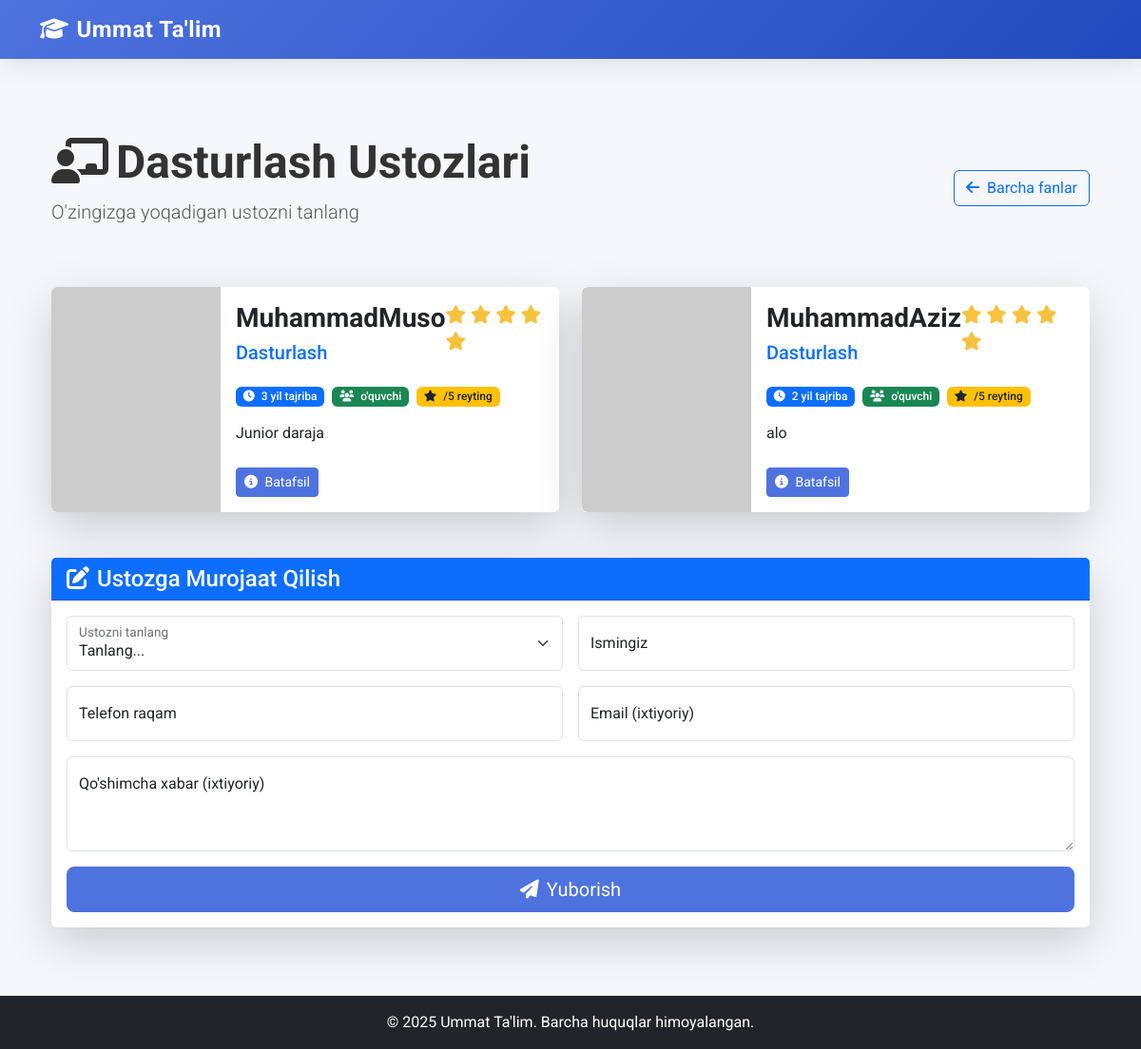
Page /fan/2/ on the earlier database version.
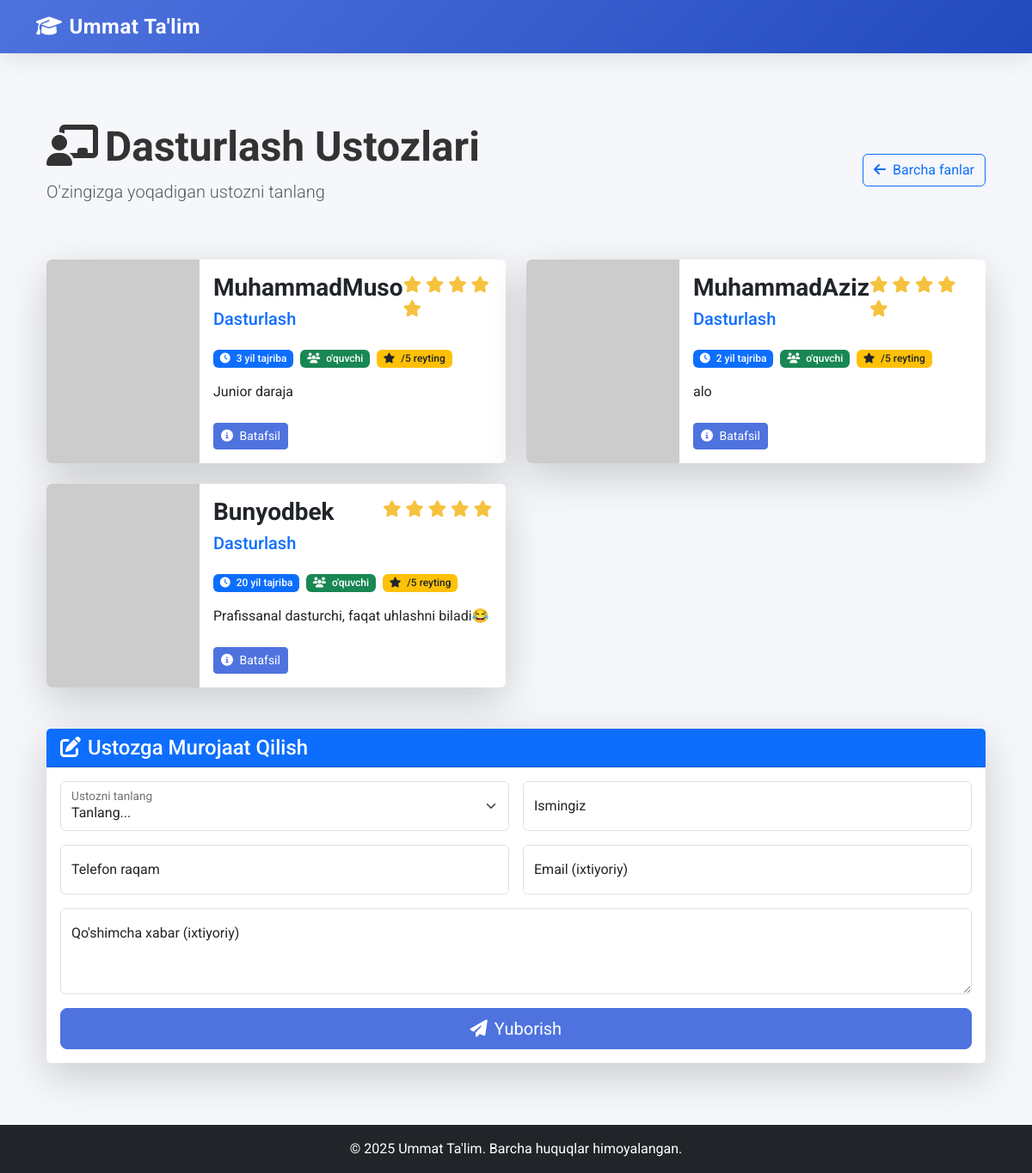
Same page on the later database version.
### core/models.py (models this page shows, shortened)
class Ustoz(models.Model):
    ism = models.CharField(max_length=100)
    tajriba_yil = models.IntegerField()
    daraja = models.IntegerField(help_text="Daraja qancha yuqori bo`lsa, shuncha yuqoriga chiqadi: ")
    tavsif = models.TextField()
    fan = models.ForeignKey(Fan, on_delete=models.CASCADE)
    rasm = models.ImageField(upload_to='ustoz_rasmlar/', blank=True, null=True)  # ⬅️ BU QO‘SHILADI

class Fan(models.Model):
    nomi = models.CharField(max_length=100)

### core/views.py (the view, shortened to what this page needs)
# urls.py: path('fan/<int:fan_id>/', ustozlar, name='ustozlar'),  # Har bir fan uchun ustozlar
def ustozlar(request, fan_id):
    fan = get_object_or_404(Fan, id=fan_id)
    ustozlar = fan.ustoz_set.all()
    context = {
        'fan': fan,
        'ustozlar': ustozlar
    }
    return render(request, 'core/ustozlar.html', context)

### core/templates/core/ustozlar.html (shortened to what the changed rows need)
{% extends 'core/base.html' %}
{% block content %}
<div class="container py-5">
    <div class="d-flex justify-content-between align-items-center mb-5">
        <div>
            <h1 class="display-5 fw-bold text-gradient-primary">
                <i class="fas fa-chalkboard-teacher me-2"></i>{{ fan.nomi }} Ustozlari
            </h1>
        </div>
    </div>
    <div class="row g-4">
        {% for ustoz in ustozlar %}
        <div class="col-lg-6">
            <div class="card teacher-card shadow-lg h-100">
                <div class="row g-0">
                    <div class="col-md-4">
                    <img src="{% if ustoz.rasm %}{{ ustoz.rasm.url }}{% else %}https://via.placeholder.com/300{% endif %}"
                        class="img-fluid rounded-start h-100"
                        alt="{{ ustoz.ism }}"
                        style="object-fit: cover;">
                    </div>
                    <div class="col-md-8">
                        <div class="card-body">
                            <div class="d-flex justify-content-between align-items-start">
                                <div>
                                    <h3 class="card-title fw-bold">{{ ustoz.ism }}</h3>
                                    <h5 class="text-primary">{{ ustoz.fan.nomi }}</h5>
                                </div>
                                <div class="star-rating" data-rating="{{ ustoz.daraja }}">
                                    {% for i in "12345" %}
                                        <i class="fas fa-star{% if forloop.counter > ustoz.daraja %} text-muted{% endif %}"></i>
                                    {% endfor %}
                                </div>
                            </div>
                            <div class="teacher-meta my-3">
                                <div class="d-flex flex-wrap gap-2">
                                    <span class="badge bg-primary">
                                        <i class="fas fa-clock me-1"></i> {{ ustoz.tajriba_yil }} yil tajriba
                                    </span>
                                    <span class="badge bg-success">
                                        <i class="fas fa-users me-1"></i> {{ ustoz.students_count }} o'quvchi
                                    </span>
                                    <span class="badge bg-warning text-dark">
                                        <i class="fas fa-star me-1"></i> {{ ustoz.rating }}/5 reyting
                                    </span>
                                </div>
                            </div>
                            <div class="card-text mb-4">
                                <p>{{ ustoz.tavsif|truncatechars:150 }}</p>
                            </div>
                            <button class="btn btn-primary btn-sm" data-bs-toggle="collapse"
                                    data-bs-target="#teacher-{{ ustoz.id }}">
                                <i class="fas fa-info-circle me-1"></i> Batafsil
                            </button>
                        </div>
                    </div>
                </div>
            </div>
        </div>
        {% empty %}
        <div class="col-12">
            <div class="alert alert-warning text-center">
                <i class="fas fa-exclamation-triangle me-2"></i>Bu fandan hozircha ustoz mavjud emas
            </div>
        </div>
        {% endfor %}
    </div>
</div>
{% endblock %}

Differences in the rows shown:
added Ustoz: ism "Bunyodbek", fan.nomi "Dasturlash", daraja 99 (drawn), tajriba_yil "20", tavsif "Prafissanal dasturchi, faqat uhlashni biladi😂"
